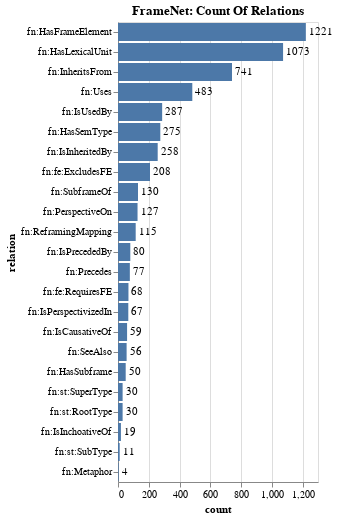

The notebook cell this image was saved under:
### Code cell
bar_chart(datasets[4], 'count', 'relation', title= "FrameNet: Count Of Relations", width=200)

### Figure 1 — Vega-Lite specification as saved in the notebook (floating-point values rounded to 4 significant figures)
{"config": {"view": {"continuousWidth": 400, "continuousHeight": 300}}, "layer": [{"mark": "bar", "encoding": {"x": {"type": "quantitative", "field": "count"}, "y": {"type": "nominal", "field": "relation", "sort": "-x"}}, "title": "FrameNet: Count Of Relations", "width": 200}, {"mark": {"type": "text", "align": "left", "baseline": "middle", "dx": 3}, "encoding": {"text": {"type": "quantitative", "field": "count"}, "x": {"type": "quantitative", "field": "count"}, "y": {"type": "nominal", "field": "relation", "sort": "-x"}}, "title": "FrameNet: Count Of Relations", "width": 200}], "data": {"name": "data-eb9d221916abce69cae55f3c2232ac50"}, "$schema": "https://vega.github.io/schema/vega-lite/v4.8.1.json", "datasets": {"data-eb9d221916abce69cae55f3c2232ac50": [{"relation": "fn:HasFrameElement", "count": 1221}, {"relation": "fn:HasLexicalUnit", "count": 1073}, {"relation": "fn:InheritsFrom", "count": 741}, {"relation": "fn:Uses", "count": 483}, {"relation": "fn:IsUsedBy", "count": 287}, {"relation": "fn:HasSemType", "count": 275}, {"relation": "fn:IsInheritedBy", "count": 258}, {"relation": "fn:fe:ExcludesFE", "count": 208}, {"relation": "fn:SubframeOf", "count": 130}, {"relation": "fn:PerspectiveOn", "count": 127}, {"relation": "fn:ReframingMapping", "count": 115}, {"relation": "fn:IsPrecededBy", "count": 80}, {"relation": "fn:Precedes", "count": 77}, {"relation": "fn:fe:RequiresFE", "count": 68}, {"relation": "fn:IsPerspectivizedIn", "count": 67}, {"relation": "fn:IsCausativeOf", "count": 59}, {"relation": "fn:SeeAlso", "count": 56}, {"relation": "fn:HasSubframe", "count": 50}, {"relation": "fn:st:SuperType", "count": 30}, {"relation": "fn:st:RootType", "count": 30}, {"relation": "fn:IsInchoativeOf", "count": 19}, {"relation": "fn:st:SubType", "count": 11}, {"relation": "fn:Metaphor", "count": 4}]}}
